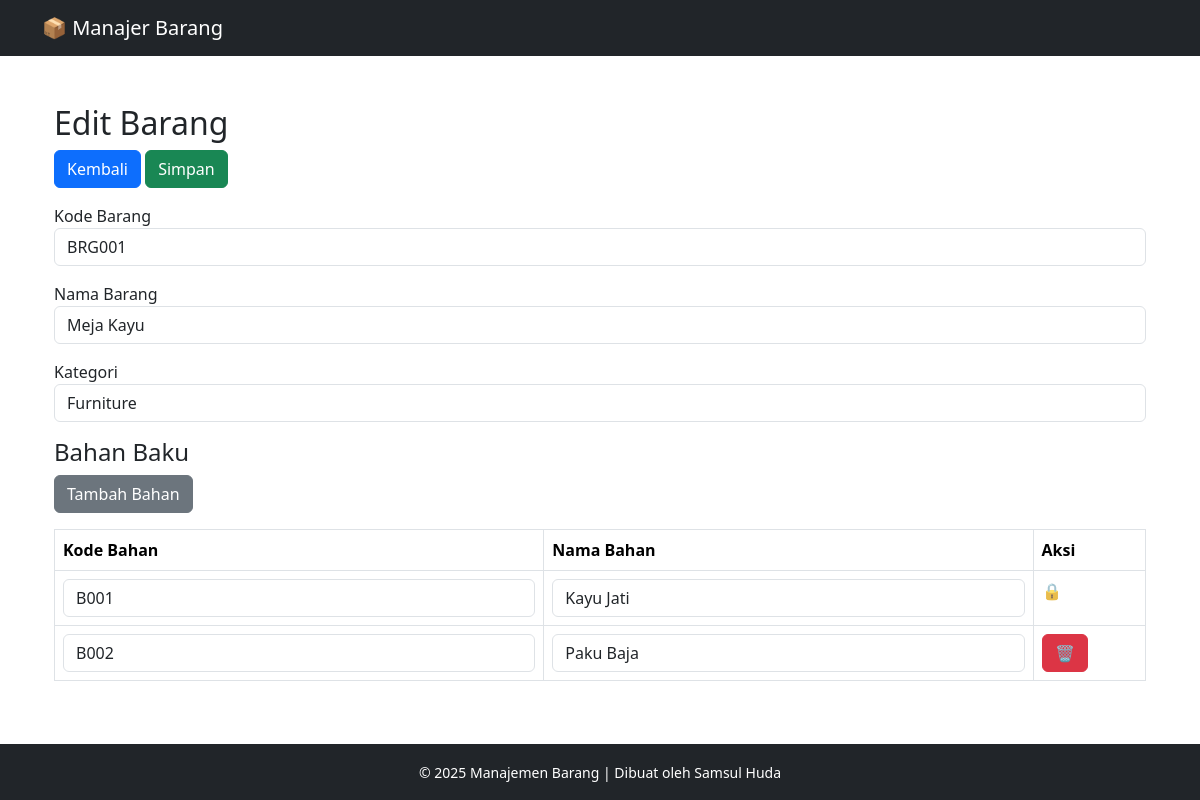
/control/add.php?id=734, run on the app's committed database.
### tables this page shows
CREATE TABLE `barang` (
  `id` int(11) NOT NULL,
  `kode_barang` varchar(10) DEFAULT NULL,
  `nama_barang` varchar(100) DEFAULT NULL,
  `kategori` varchar(50) DEFAULT NULL
);

CREATE TABLE `bahan_baku` (
  `id` int(11) NOT NULL,
  `id_barang` int(11) DEFAULT NULL,
  `kode_bahan` varchar(10) DEFAULT NULL,
  `nama_bahan` varchar(100) DEFAULT NULL
);

### control/add.php (called while the page is built, shortened)
<?php
include '../config/db.php';
include '../views/header.php';
?>
<?php
include '../views/form.php';
include '../views/footer.php';
?>

### views/form.php (the view, shortened to what this page needs)
<?php
include __DIR__ . '/../config/db.php';
$isEdit = isset($_GET['id']);
$id = $isEdit ? intval($_GET['id']) : null;
$barang = ['kode_barang' => '', 'nama_barang' => '', 'kategori' => ''];
$bahan_list = [];
if ($isEdit) {
    $stmt = $conn->prepare("SELECT * FROM barang WHERE id = ?");
    $stmt->bind_param("i", $id);
    $stmt->execute();
    $barang = $stmt->get_result()->fetch_assoc();
    $stmt_bahan = $conn->prepare("SELECT * FROM bahan_baku WHERE id_barang = ?");
    $stmt_bahan->bind_param("i", $id);
    $stmt_bahan->execute();
    $bahan_list = $stmt_bahan->get_result()->fetch_all(MYSQLI_ASSOC);
}
?>
<div class="container mt-4">
    <h2><?= $isEdit ? 'Edit' : 'Tambah' ?> Barang</h2>
    <form method="post" action="create.php<?= $isEdit ? '?id=' . $id : '' ?>">
        <button class="btn btn-primary mb-3" type="button" onclick="window.location.href='../index.php'">Kembali</button>
        <button class="btn btn-success mb-3" type="submit">Simpan</button>
        <div class="mb-3">
            <label>Kode Barang</label>
            <input type="text" name="kode" class="form-control" value="<?= htmlspecialchars($barang['kode_barang']) ?>" required>
        </div>
        <div class="mb-3">
            <label>Nama Barang</label>
            <input type="text" name="nama" class="form-control" value="<?= htmlspecialchars($barang['nama_barang']) ?>" required>
        </div>
        <div class="mb-3">
            <label>Kategori</label>
            <input type="text" name="kategori" class="form-control" value="<?= htmlspecialchars($barang['kategori']) ?>" required>
        </div>
        <h4>Bahan Baku</h4>
        <button type="button" class="btn btn-secondary mb-3" id="add-form">Tambah Bahan</button>
        <table class="table table-bordered">
            <thead>
                <tr>
                    <th>Kode Bahan</th>
                    <th>Nama Bahan</th>
                    <th>Aksi</th>
                </tr>
            </thead>
            <tbody id="form-container">
                <?php if ($isEdit && count($bahan_list)): ?>
                    <?php foreach ($bahan_list as $index => $bahan): ?>
                        <tr class="form-item">
                            <td><input type="text" name="kode_bahan[]" class="form-control" value="<?= htmlspecialchars($bahan['kode_bahan']) ?>" required></td>
                            <td><input type="text" name="nama_bahan[]" class="form-control" value="<?= htmlspecialchars($bahan['nama_bahan']) ?>" required></td>
                            <td>
                                <?php if ($index !== 0): ?>
                                    <button type="button" class="btn btn-danger btn-remove">🗑️</button>
                                <?php else: ?>
                                    <span class="text-muted">🔒</span>
                                <?php endif; ?>
                            </td>
                        </tr>
                    <?php endforeach; ?>
                <?php endif; ?>
            </tbody>
        </table>
    </form>
</div>

### views/header.php (style rules this page uses)
html, body { height: 100%; }
body { display: flex; flex-direction: column; }

### data on the page
barang: kode "BRG001", nama "Meja Kayu", kategori "Furniture"
bahan_baku: kode_bahan "B001", nama_bahan "Kayu Jati"
bahan_baku: kode_bahan "B002", nama_bahan "Paku Baja"
